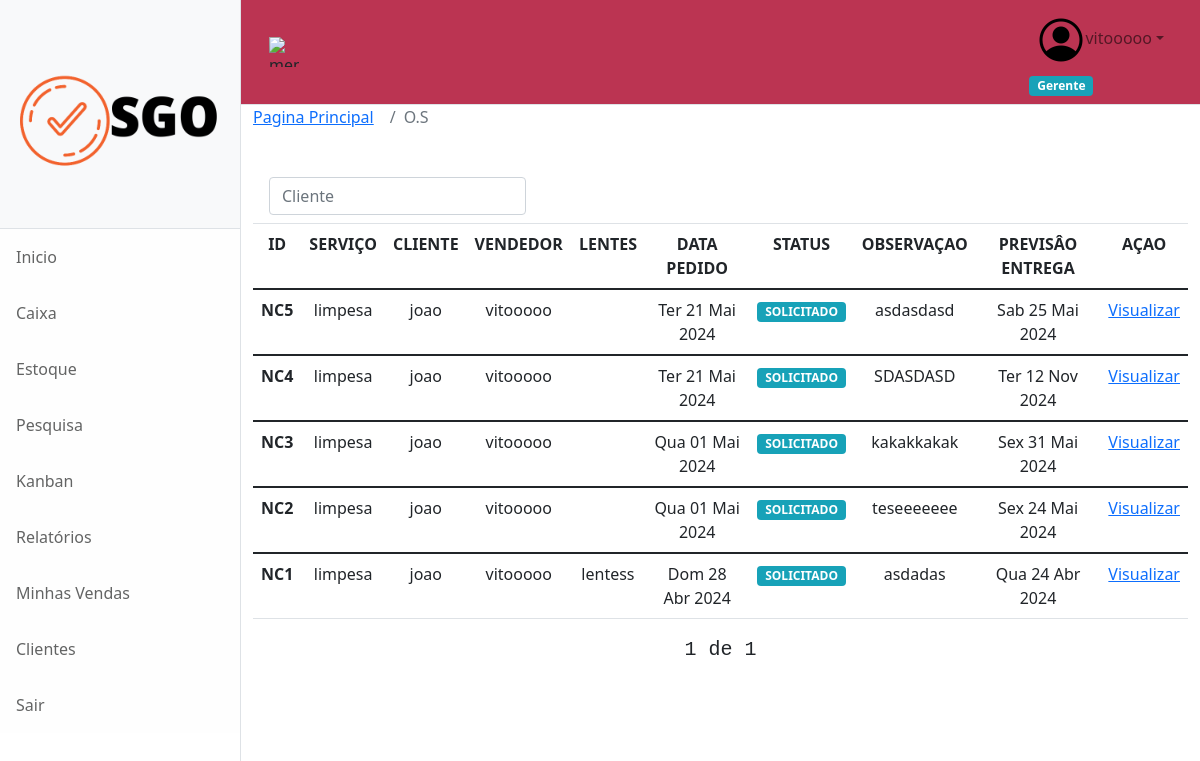
/Lista_Os (signed in), run on the app's committed database.
### Autenticacao/models.py (models this page shows, shortened)
class USUARIO(AbstractUser):
    CHOICES_SITUACAO =(
        ('A','Ativo'),
        ('F','Ferias'),
        ('I','Inativo'),
    )
    CHOICES_FUNCAO =(
        ('V','Vendedor'),
        ('C','Caixa'),
        ('G','Gerente'),
    )
    CPF = models.CharField(blank=True, max_length=18)
    DATA_NASCIMENTO = models.DateField(blank=True, null=True)
    STATUS = models.CharField(max_length=1, choices=CHOICES_SITUACAO, default="A")
    FUNCAO = models.CharField(max_length=1, choices=CHOICES_FUNCAO,blank=True, null=True)

### Core/models.py (models this page shows, shortened)
class ORDEN(models.Model):
    CHOICES_SITUACAO =(
        ('A','SOLICITADO'),
        ('E','ENTREGUE'),
        ('C','CANCELADO'),
        ('L','LABORATÓRIO'),
        ('J','LOJA')
    )
    CHOICES_PAGAMENTO =(
        ('A','PIX'),
        ('B','DINHEIRO'),
        ('C','DEBITO'),
        ('D','CREDITO'),
        ('E','CARNER'),
        ('F','PERMUTA'),
    )
    DATA_SOLICITACAO = models.DateField(default=now)
    STATUS = models.CharField(max_length=1 , choices=CHOICES_SITUACAO, default='A')
    ANEXO =  models.ImageField(upload_to='anexo_img' ,blank=True, null=True)
    VENDEDOR = models.ForeignKey(USUARIO, on_delete=models.DO_NOTHING)
    CLIENTE = models.ForeignKey(CLIENTE,on_delete=models.SET_NULL,null=True)
    PREVISAO_ENTREGA = models.DateField()
    ASSINATURA = models.ImageField(upload_to='assinatura_img' ,blank=True, null=True)
    SERVICO = models.ForeignKey(SERVICO, on_delete=models.DO_NOTHING)
    OD_ESF = models.CharField(max_length=5,blank=True, null=True,default='N/D')
    OD_CIL = models.CharField(max_length=5,blank=True, null=True,default='N/D')
    OD_EIXO = models.CharField(max_length=5,blank=True, null=True,default='N/D')
    OE_ESF = models.CharField(max_length=5,blank=True, null=True,default='N/D')
    OE_CIL = models.CharField(max_length=5,blank=True, null=True,default='N/D')
    OE_EIXO = models.CharField(max_length=5,blank=True, null=True,default='N/D')
    AD = models.CharField(max_length=5,blank=True, null=True,default='N/D')
    DNP = models.CharField(max_length=5,blank=True, null=True,default='N/D')
    P = models.CharField(max_length=5,blank=True, null=True,default='N/D')
    DPA = models.CharField(max_length=5,blank=True, null=True,default='N/D')
    DIAG = models.CharField(max_length=5,blank=True, null=True,default='N/D')
    V = models.CharField(max_length=5,blank=True, null=True,default='N/D')
    H = models.CharField(max_length=5,blank=True, null=True,default='N/D')
    ALT = models.CharField(max_length=5,blank=True, null=True,default='N/D')
    ARM = models.CharField(max_length=5,blank=True, null=True,default='N/D')
    MONTAGEM = models.CharField(max_length=500,blank=True, null=True,default='N/D')
    LENTES = models.CharField(max_length=500,blank=True, null=True,default='N/D')
    ARMACAO = models.CharField(max_length=500, blank=True, null=True,default='N/D')
    OBSERVACAO = models.TextField(max_length=1000, blank=True, null=True,default='N/D')
    FORMA_PAG = models.CharField(max_length=1, choices=CHOICES_PAGAMENTO,blank=True, null=True,default='N/D')
    VALOR =  models.DecimalField(max_digits=10, decimal_places=2)
    QUANTIDADE_PARCELA = models.IntegerField(blank=True, null=True,default='N/D')
    ENTRADA = models.CharField(max_length=100)
    DATA_ENCERRAMENTO = models.DateTimeField(blank=True, null=True)

class SERVICO(models.Model):
    SERVICO = models.CharField(max_length=500)
    ATIVO = models.BooleanField(default=True)
    def __str__(self) -> str:
        return str(self.SERVICO)

class CLIENTE(models.Model):
    CHOICES_SITUACAO=(
        ('1','ATIVO'),
        ('2','INATIVO')
    )
    NOME = models.CharField(max_length=250)
    LOGRADOURO = models.CharField(max_length=80)
    CEP = models.CharField(max_length=8)
    NUMERO = models.CharField(max_length=10)
    BAIRRO = models.CharField(max_length=200)
    CIDADE = models.CharField(max_length=200)
    TELEFONE = models.CharField(max_length=30, blank=True, null=True)
    CPF = models.CharField(max_length=14)
    DATA_NASCIMENTO = models.DateField(blank=True, null=True)
    EMAIL = models.CharField(max_length=100,blank=True, null=True)
    FOTO =  models.ImageField(upload_to='foto_img',blank=True, null=True)
    DATA_CADASTRO = models.DateField(default=now)
    ENDERECO_UF=models.CharField(max_length=2)
    CONTRIBUINTE=models.CharField(max_length=1, default=9)
    STATUS = models.CharField(max_length=1,choices=CHOICES_SITUACAO,default='1')
    def __str__(self) -> str:
        return str(self.NOME)

### Core/views.py (the view)
# urls.py: path('Lista_Os',views.Lista_Os,name='Lista_Os'),
@login_required(login_url='/auth/logar/')
def Lista_Os(request):
        Lista_os = ORDEN.objects.order_by('-id').all()
        pagina = Paginator(Lista_os, 25)
        page = request.GET.get('page')
        Ordem_servicos = pagina.get_page(page)
        return render(request,'Os/Lista_Os.html',{'Ordem_servicos':Ordem_servicos})

### Core/templates/Os/Lista_Os.html (shortened to what this page needs)
{% extends 'base.html' %}
{% load static %}
{% block 'head' %}
<link rel="stylesheet" href="{% static 'Unidades/css/cadastro_cliente.css' %}">
{% endblock %}
{% block 'body'%}
<nav aria-label="breadcrumb">
  <ol class="breadcrumb" style="background-color: var(--bs-white);">
    <li class="breadcrumb-item"><a href="{% url 'Core:home'%}">Pagina Principal</a></li>
    <li class="breadcrumb-item active" aria-current="page">O.S</li>
  </ol>
</nav>
<div class="text-center">
  <nav class="navbar navbar-light bg-white">
    <form class="form-inline">
      <input class="form-control mr-sm-2" type="search"
       name="search" placeholder="Cliente"
       hx-get="search/"
       hx-trigger="input changed delay:500ms, search"
       hx-target="#search-results"
       hx-indicator=".htmx-indicator">
    </form>
  </nav>
                <table id="myTable" class="table table-hover">
                    <tr class="thead">
                        <th scope="col">ID</th>
                        <th scope="col">SERVIÇO</th>
                        <th scope="col">CLIENTE</th>
                        <th scope="col">VENDEDOR</th>
                        <th scope="col">LENTES</th>
                        <th scope="col">DATA PEDIDO</th>
                        <th scope="col">STATUS</th>
                        <th scope="col">OBSERVAÇAO</th>
                        <th scope="col">PREVISÂO ENTREGA</th>
                        <th scope="col">AÇAO</th>
                      </tr>
                      {% for Os in Ordem_servicos %}
                      <tbody>
                        <tr>
                          <th scope="row">NC{{Os.id}}</th>
                          <td >{{Os.SERVICO|slice:":10"}}</td>
                          <td>{{Os.CLIENTE|slice:":10"}}</td>
                          <td>{{Os.VENDEDOR.first_name|slice:":10"}}</td>
                          <td>{{Os.LENTES|slice:":10"}}</td>
                          <td>{{Os.DATA_SOLICITACAO|date:"D d M Y"}}</td>
                          <td>
                            {% if Os.STATUS == "A" %}
                            <span class="badge badge-info">SOLICITADO</span>
                            {% endif %}
                          </td>
                          <td>{{Os.OBSERVACAO|slice:":10"}}</td>
                          <td>{{Os.PREVISAO_ENTREGA|date:"D d M Y"}}</td>
                          <td><a href="{% url 'Core:Visualizar_os' Os.id  %}">Visualizar</td>
                        </tr>
                      </tbody>
                      {% endfor%}
                </table>
            </div>
            <div class="pagination">
              <samp class="step-links">
                      <samp class="current">
                        {{Ordem_servicos.number}} de {{Ordem_servicos.paginator.num_pages}}
                      </samp>
              </samp>
            </div>
</body>
</html>
{% endblock %}

### templates/base.html (shortened to what this page needs)
{% load static %}
<!DOCTYPE html>
<html lang="en">
    <head>
        <link rel="stylesheet" href="https://cdn.jsdelivr.net/npm/bootstrap@4.0.0/dist/css/bootstrap.min.css">
        <link href="{% static 'Unidades/css/styles.css' %}" rel="stylesheet" />
        <link rel="stylesheet" type="text/css" href="https://cdn.jsdelivr.net/npm/toastify-js/src/toastify.min.css">
        {% block 'head' %}
        {% endblock %}
    </head>
    <body>
        <div class="d-flex" id="wrapper">
            <div class="border-end bg-white" id="sidebar-wrapper">
                <div class="sidebar-heading border-bottom bg-light"><img src="{% static 'home/img/LOGO-NOVA-PRETA .png' %}" height="200px" alt="logo"></div>
                <div class="list-group list-group-flush">
                    <a class="list-group-item list-group-item-action list-group-item-light p-3" href="{% url 'Core:home'%}">Inicio</a>
                    <a class="list-group-item list-group-item-action list-group-item-light p-3" href="{% url 'Core:Caixa'%}">Caixa</a>
                    <a class="list-group-item list-group-item-action list-group-item-light p-3" href="{% url 'Core:estoque' %}">Estoque</a>
                    <a class="list-group-item list-group-item-action list-group-item-light p-3" href="{% url 'Core:Lista_Os'%}">Pesquisa</a>
                    <a class="list-group-item list-group-item-action list-group-item-light p-3" href="{%url 'Core:Dashabord' %}">Kanban</a>
                    <a class="list-group-item list-group-item-action list-group-item-light p-3" href="{% url 'Core:relatorios' %}">Relatórios</a>
                    <a class="list-group-item list-group-item-action list-group-item-light p-3" href="{% url 'Core:minhas_vendas' %}">Minhas Vendas</a>
                    <a class="list-group-item list-group-item-action list-group-item-light p-3" href="{% url 'Core:clientes'%}">Clientes</a>
                    <a class="list-group-item list-group-item-action list-group-item-light p-3" href="{% url 'sair'%}">Sair</a>
                </div>
            </div>
            <div id="page-content-wrapper">
                <nav class="navbar navbar-expand-lg navbar-light bg-nav border-bottom">
                    <div class="container-fluid">
                        <img id="sidebarToggle" width="30" height="30" src="https://img.icons8.com/ios/50/menu--v1.png" alt="menu--v1"/>
                        <div class="collapse navbar-collapse" id="navbarSupportedContent">
                            <ul class="navbar-nav ms-auto mt-2 mt-lg-0">
                                {% if user.is_authenticated %}
                                <li class="nav-item dropdown">
                                    <a class="nav-link dropdown-toggle" id="navbarDropdown" href="#" role="button" data-bs-toggle="dropdown" aria-haspopup="true" aria-expanded="false"><img>{{user.first_name}}</a>
                                    {% if user.FUNCAO == "G" %}
                                    <span class="badge badge-info">Gerente</span>
                                    {% endif %}
                                </li>
                                {% endif %}
                            </ul>
                        </div>
                    </div>
                </nav>
                <div class="container-fluid" style="overflow-x:auto;">
                    {% block 'body' %}
                    {% endblock %}
    </body>
</html>

### templates/static/Unidades/css/cadastro_cliente.css (style rules this page uses)
.pagination { margin-bottom: 20px; }
.step-links { position: relative; margin-left: auto; margin-right: auto; }
.step-links .current { margin-left: 5px; margin-right: 5px; font-size: 20px; }

### data on the page
USUARIO: first_name "vitooooo"
ORDEN: id "5", SERVICO "limpesa", CLIENTE "joao", VENDEDOR.first_name "vitooooo", DATA_SOLICITACAO "Ter 21 Mai 2024", STATUS "SOLICITADO", OBSERVACAO "asdasdasd", PREVISAO_ENTREGA "Sab 25 Mai 2024"
ORDEN: id "4", SERVICO "limpesa", CLIENTE "joao", VENDEDOR.first_name "vitooooo", DATA_SOLICITACAO "Ter 21 Mai 2024", STATUS "SOLICITADO", OBSERVACAO "SDASDASD", PREVISAO_ENTREGA "Ter 12 Nov 2024"
ORDEN: id "3", SERVICO "limpesa", CLIENTE "joao", VENDEDOR.first_name "vitooooo", DATA_SOLICITACAO "Qua 01 Mai 2024", STATUS "SOLICITADO", OBSERVACAO "kakakkakak", PREVISAO_ENTREGA "Sex 31 Mai 2024"
ORDEN: id "2", SERVICO "limpesa", CLIENTE "joao", VENDEDOR.first_name "vitooooo", DATA_SOLICITACAO "Qua 01 Mai 2024", STATUS "SOLICITADO", OBSERVACAO "teseeeeeee", PREVISAO_ENTREGA "Sex 24 Mai 2024"
ORDEN: id "1", SERVICO "limpesa", CLIENTE "joao", VENDEDOR.first_name "vitooooo", LENTES "lentess", DATA_SOLICITACAO "Dom 28 Abr 2024", STATUS "SOLICITADO", OBSERVACAO "asdadas", PREVISAO_ENTREGA "Qua 24 Abr 2024"

### other printed values
{{ Ordem_servicos.number }} "1"
{{ Ordem_servicos.paginator.num_pages }} "1"
